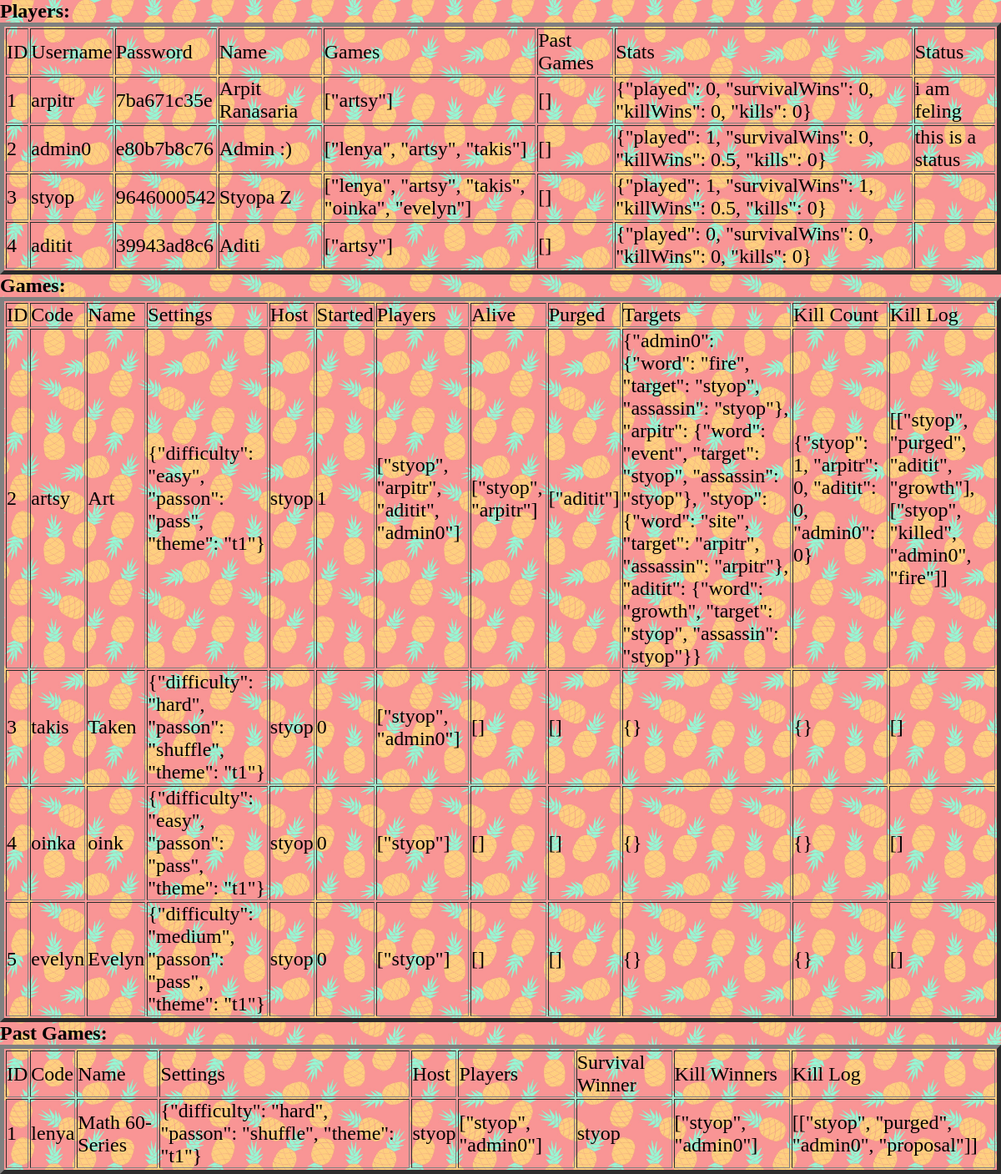
Page /debug/ on the committed database.
### tables this page shows
CREATE TABLE Players (     id INTEGER PRIMARY KEY AUTOINCREMENT,     user TEXT NOT NULL,     password TEXT NOT NULL,     name TEXT NOT NULL,     games TEXT NOT NULL,     pastGames TEXT NOT NULL,     stats TEXT NOT NULL,     status TEXT);

CREATE TABLE Games (     id INTEGER PRIMARY KEY AUTOINCREMENT,     code TEXT NOT NULL,     name TEXT NOT NULL,    settings TEXT NOT NULL,     host TEXT NOT NULL,     started BOOLEAN NOT NULL CHECK (started IN (0,1)),     players TEXT NOT NULL,     alive TEXT NOT NULL,     purged TEXT NOT NULL,     targets TEXT NOT NULL,     killCount TEXT NOT NULL,     killLog TEXT NOT NULL);

CREATE TABLE PastGames (     id INTEGER PRIMARY KEY AUTOINCREMENT,     code TEXT NOT NULL,     name TEXT NOT NULL,    settings TEXT NOT NULL,     host TEXT NOT NULL,     players TEXT NOT NULL,     survivalWinner TEXT NOT NULL,     killWinners TEXT NOT NULL,     killLog TEXT NOT NULL);

### app.py (the view)
@app.route('/debug/')
def debug():
    with sqlite3.connect("database.db") as con:
        con.row_factory = sqlite3.Row
        cur = con.cursor()
        cur.execute("SELECT * from Players")
        playerRows = cur.fetchall()   #rows of the Players table
        cur.execute("SELECT * from Games")
        gameRows = cur.fetchall()   #rows of the Games table
        cur.execute("SELECT * from pastGames")
        pastRows = cur.fetchall()   #rows of the pastGames table
    return render_template('debug.html', playerRows = playerRows, gameRows = gameRows, pastRows=pastRows)

### templates/debug.html (shortened to what this page needs)
<!DOCTYPE html>
<html lang="en">
<head>
    <link rel="stylesheet" href="{{ url_for('static', filename='css/main.css') }}">
    <link rel="stylesheet" href="{{ url_for('static', filename='css/debug.css') }}">
</head>
<body>
    <h2>Players:</h2>
    <table border=5>
        <thead>
        <td>ID</td>
        <td>Username</td>
        <td>Password</td>
        <td>Name</td>
        <td>Games</td>
        <td>Past Games</td>
        <td>Stats</td>
        <td>Status</td>
        </thead>
        {% for row in playerRows %}
        <tr>
        <td>{{row["id"]}}</td>
        <td>{{row["user"]}}</td>
        <td>{{row["password"][:10]}}</td>
        <td>{{row["name"]}}</td>
        <td>{{row["games"]}}</td>
        <td>{{row["pastGames"]}}</td>
        <td>{{row["stats"]}}</td>
        <td>{{row["status"]}}</td>
        </tr>
        {% endfor %}
        </table>
        <h2>Games:</h2>
        <table border=5>
            <thead>
            <td>ID</td>
            <td>Code</td>
            <td>Name</td>
            <td>Settings</td>
            <td>Host</td>
            <td>Started</td>
            <td>Players</td>
            <td>Alive</td>
            <td>Purged</td>
            <td>Targets</td>
            <td>Kill Count</td>
            <td>Kill Log</td>
            </thead>
            {% for row in gameRows %}
            <tr>
            <td>{{row["id"]}}</td>
            <td>{{row["code"]}}</td>
            <td>{{row["name"]}}</td>
            <td>{{row["settings"]}}</td>
            <td>{{row["host"]}}</td>
            <td>{{row["started"]}}</td>
            <td>{{row["players"]}}</td>
            <td>{{row["alive"]}}</td>
            <td>{{row["purged"]}}</td>
            <td>{{row["targets"]}}</td>
            <td>{{row["killCount"]}}</td>
            <td>{{row["killLog"]}}</td>
            </tr>
            {% endfor %}
            </table>
            <h2>Past Games:</h2>
            <table border=5>
                <thead>
                <td>ID</td>
                <td>Code</td>
                <td>Name</td>
                <td>Settings</td>
                <td>Host</td>
                <td>Players</td>
                <td>Survival Winner</td>
                <td>Kill Winners</td>
                <td>Kill Log</td>
                </thead>
                {% for row in  pastRows %}
                <tr>
                <td>{{row["id"]}}</td>
                <td>{{row["code"]}}</td>
                <td>{{row["name"]}}</td>
                <td>{{row['settings']}}</td>
                <td>{{row["host"]}}</td>
                <td>{{row["players"]}}</td>
                <td>{{row["survivalWinner"]}}</td>
                <td>{{row["killWinners"]}}</td>
                <td>{{row["killLog"]}}</td>
                </tr>
                {% endfor %}
                </table>
</body>
</html>

### static/css/main.css (style rules this page uses)
* { margin: 0; padding: 0; font-family: 'Consolas', 'Palatino', Times, serif; font-size: x-large; }
body { background-image: url(/static/img/backgrounds/pastel.jpg); background-size: 80%; }
@media screen and (min-width:800px) { body { background-size: 20%; } }

### rows in the picture
Players: id "1", user "arpitr", password "7ba671c35e", name "Arpit Ranasaria", games "[\"artsy\"]", pastGames "[]", stats "{\"played\": 0, \"survivalWins\": 0, \"killWins\": 0, \"kills\": 0}", status "i am feling"
Players: id "2", user "admin0", password "e80b7b8c76", name "Admin :)", games "[\"lenya\", \"artsy\", \"takis\"]", pastGames "[]", stats "{\"played\": 1, \"survivalWins\": 0, \"killWins\": 0.5, \"kills\": 0}", status "this is a status"
Players: id "3", user "styop", password "9646000542", name "Styopa Z", games "[\"lenya\", \"artsy\", \"takis\", \"oinka\", \"evelyn\"]", pastGames "[]", stats "{\"played\": 1, \"survivalWins\": 1, \"killWins\": 0.5, \"kills\": 0}"
Players: id "4", user "aditit", password "39943ad8c6", name "Aditi", games "[\"artsy\"]", pastGames "[]", stats "{\"played\": 0, \"survivalWins\": 0, \"killWins\": 0, \"kills\": 0}"
Games: id "2", code "artsy", name "Art", settings "{\"difficulty\": \"easy\", \"passon\": \"pass\", \"theme\": \"t1\"}", host "styop", started "1", players "[\"styop\", \"arpitr\", \"aditit\", \"admin0\"]", alive "[\"styop\", \"arpitr\"]", purged "[\"aditit\"]", targets "{\"admin0\": {\"word\": \"fire\", \"target\": \"styop\", \"assassin\": \"styop\"}, \"arpitr\": {\"word\": \"event\", \"target\": \"styop\", \"assassin\": \"styop\"}, \"styop\": {\"word\": \"site\", \"target\": \"arpitr\", \"assassin\": \"arpitr\"}, \"aditit\": {\"word\": \"growth\", \"target\": \"styop\", \"assassin\": \"styop\"}}", killCount "{\"styop\": 1, \"arpitr\": 0, \"aditit\": 0, \"admin0\": 0}", killLog "[[\"styop\", \"purged\", \"aditit\", \"growth\"], [\"styop\", \"killed\", \"admin0\", \"fire\"]]"
Games: id "3", code "takis", name "Taken", settings "{\"difficulty\": \"hard\", \"passon\": \"shuffle\", \"theme\": \"t1\"}", host "styop", started "0", players "[\"styop\", \"admin0\"]", alive "[]", purged "[]", targets "{}", killCount "{}", killLog "[]"
Games: id "4", code "oinka", name "oink", settings "{\"difficulty\": \"easy\", \"passon\": \"pass\", \"theme\": \"t1\"}", host "styop", started "0", players "[\"styop\"]", alive "[]", purged "[]", targets "{}", killCount "{}", killLog "[]"
Games: id "5", code "evelyn", name "Evelyn", settings "{\"difficulty\": \"medium\", \"passon\": \"pass\", \"theme\": \"t1\"}", host "styop", started "0", players "[\"styop\"]", alive "[]", purged "[]", targets "{}", killCount "{}", killLog "[]"
PastGames: id "1", code "lenya", name "Math 60-Series", settings "{\"difficulty\": \"hard\", \"passon\": \"shuffle\", \"theme\": \"t1\"}", host "styop", players "[\"styop\", \"admin0\"]", survivalWinner "styop", killWinners "[\"styop\", \"admin0\"]", killLog "[[\"styop\", \"purged\", \"admin0\", \"proposal\"]]"
